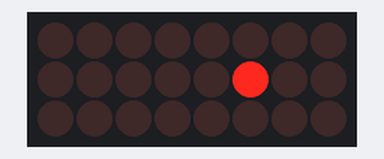
Bench run of a sketch on a simulated Arduino Uno, built with avr-gcc and run on an emulated ATmega328P. Shown: 8×3 LED matrix. Wiring (inferred from the names in the program): LED matrix (orientation assumed): rows pin 12, pin 11, pin 8; columns pin 5, pin 4, pin 3, pin 2, pin 1, pin 0, A5, A4.

Above: at 2.38 s.
At 13.6 s:
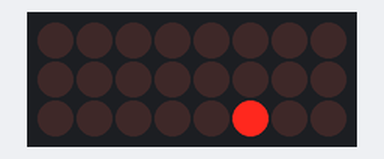
At 22.28 s:
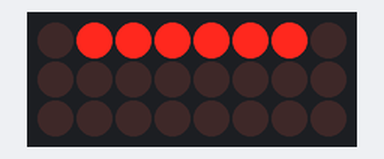
At 22.9 s:
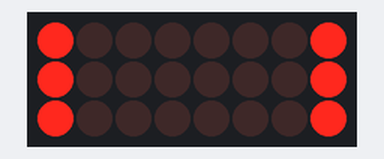
At 24.78 s:
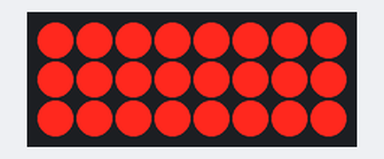
At 39.93 s:
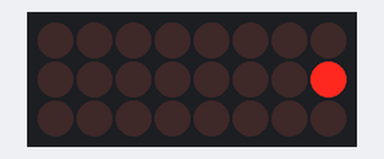

The sketch:

EightByEightFlashing.ino
```cpp
/*
    Multiplexing Assignment

    This program uses 16 pins on the Arduino Uno to light up 64
    LEDs in a specific sequence.
    The pattern is as follows:
    - Spiral inwards
    - Spiral outwards
    - Zigzag down
    - Zigzag up
    - Spiral inwards
    - Travels to the corners and back
    - Spiral outwards
    - Spiral inwards
    - Forms boxes outline outwards
    - Forms filled in boxes inwards
    - Spiral outwards

    Made by: Daniel Roufail

    March 31, 2023

    Version 2 - Efficient
*/


// Declaring Constants, Variables and Arrays
// They are all declared as a byte data type because all the values are in between -128 and 127

// Stores the values of the LED pins

// Stores the pins used for the rows
// This connects to the anode of the LED
// The row pins are digital pins 13, 12, 11, 10, 9, 7, 6
byte rowPinArray[] = {13, 12, 11, 10, 9, 8, 7, 6};

// Stores the pins used for the columns
// This connects to the cathode of the LED
// The column pins are digital pins 5, 4, 2, 1, 0 and analog pins 5 and 4
byte columnPinArray[] = {5, 4, 3, 2, 1, 0, A5, A4};

// Declares the indexes used in the program
// They are not all needed but Tinkercad bugs if certain ones are repeated
byte i;
byte x;
byte y;
byte z;


// Only runs code once
// Sets up the pins
void setup(){

  // Cycles through all the eight rows and columns and sets all the pins as output pins
  // Setting them as output makes it so that the LEDs can receive power
  // If a pin is set as output and is not sending out power it acts as the ground (negative)
  for(i = 0; i < 8; i++){
   		pinMode(rowPinArray[i], OUTPUT);
    	pinMode(columnPinArray[i], OUTPUT);
  }
}

// Runs code infinitely
void loop(){

  	// Calls the subroutine displaySequence
  	// This will make the LEDs light in the set pattern
	displaySequence();
}


// Calls all the sequence subroutines so that the LEDs light in the pattern
void displaySequence(){


  	// This resets all the lights turning them all off
  	lightReset();

  	// This makes the LEDs light up in the spiral pattern inwards then outwards
	spiralIn();
  	spiralOut();

  	// This lights the LEDs in a zigzagging pattern going from the top to bottom then back to the top
  	zigZag();

  	// This lights the LEDs in a spiral inwards
 	spiralIn();

  	// This lights the LEDs to flash towards the corners starting from the center
	towardsCorners();

  	// This lights the LEDs to spiral outwards then inwards
  	spiralOut();
  	spiralIn();

  	// This lights lines up one at a time forming boxes going from small to big then big to small
	expandingBox();

  	// This lights the LEDs to spiral outwards
  	spiralOut();
}


// This subroutine lights a horizantal line at the row specified
// It will turn off the outter lights depending on how many you want to remove
void horizantalLine(byte row, byte remove){

  	for(x = 0 + remove; x < 8 - remove; x++){
      	lightLed(row, x);
  	}
}

// This subroutine lights a vertical line at the column specified
// It will turn off the top and bottom lights depending on how many you want to remove
void verticalLine(byte column, byte remove){

  	for(x = 0 + remove; x < 8 - remove; x++){
      	lightLed(x, column);
  	}
}

// This subroutine runs the pattern required to form the box outline outwards and the filled in box inwards
// It will cycles through half the rows and columns to flash each box in its specific order
void expandingBox(){

    z = 2;
  	for(y = 5; y < 8; y++){
      	verticalLine(z, z);
        verticalLine(y, z);
      	lightReset();
  		horizantalLine(z, z);
  		horizantalLine(y, z);
      	lightReset();
      	z = z - 1;
  	}

  	z = 0;

  	for(y = 7; y > 3; y--){
  		verticalLine(z, z);
  		verticalLine(y, z);
      	horizantalLine(z, z);
  		horizantalLine(y, z);
      	lightReset();
      	z = z + 1;
  	}
}

// This subroutine sets the pattern to flash the LEDs going from the center to the corners and back
// Cycles through half the columns and rows to locate the specific LEDs required for the sequence
void towardsCorners(){

  	z = 1;
  	for(y = 4; y < 8; y++){
      	lightLed(y, y - z);
      	lightLed(y - z, y);
      	lightReset();
      	z = z + 2;
  	}

  	z = 8;
  	for(y = 8; y > 3; y--){
      	lightLed(y - 1, y - z);
     	lightLed(y - z, y - 1);
      	lightReset();
      	z = z - 2;
  	}
}

// This subroutine sets the pattern for lighting the LEDs in a zigzag down then back up
// It cycles through all the rows to determine which row is to be flashed in the specified order
void zigZag(){

  	for(y = 0; y < 7; y++){
      	lightHorizantalFwd(y, 0);
      	lightHorizantalBack(y + 1, 0);
      	y = y + 1;
    }

  	for(y = 8; y > 0; y--){
      	lightHorizantalFwd(y - 1, 0);
  	 	lightHorizantalBack(y - 2, 0);
      	y = y - 1;
  	}
}

// This subroutine sets the pattern for lighting the spiral inwards
void spiralIn(){

    // Cycles through all the LEDs to spiral inwards
    for(y = 0; y <= 3; y++){

      	// Flashes the LEDs one by one in linest to spiral inwards
      	// The sequence for the spiral inwards is left to right, top to bottom, right to left and bottom to top
      	lightHorizantalFwd(y, y);
        lightVerticalDwn(7 - y, y, 0);
        lightHorizantalBack(7 - y, y);
        lightVerticalUp(y, y);
    }
}

// This subroutine sets the pattern for lighting the spiral outwards
void spiralOut(){

    // Cycles through all the LEDs to spiral inwards
    for(y = 4; y > 0; y--){

      	// Flashes the LEDs one by one in lines to spiral outwards
      	// The sequence for the spiral outwards is top to bottom, left to right, bottom to top, right to left
      	lightVerticalDwn(y - 1, y - 1, 1);
        lightHorizantalFwd(8 - y, y - 1);
        lightVerticalUp(8 - y, y - 1);
        lightHorizantalBack(y - 1, y - 1);
    }
}

// This subroutine makes the LEDs flash one by one in a horizantal line from left to right
void lightHorizantalFwd(byte row, byte remove){

  	for(x = 0 + remove; x < 8 - remove; x++){
    	for(i = 0; i < 8; i++){
          	lightLed(i + row, x);
          	lightReset();
    	}
  	}
}

// This subroutine makes the LEDs flash one by one in a vertical line from top to bottom
void lightVerticalDwn(byte column, byte remove, byte reverse){

  	for(x = 0 + remove + reverse; x < 8 - remove; x++){
      	for(i = 0; i < 8; i++){
          	lightLed(x, i + column);
          	lightReset();
    	}
  	}
}

// This subroutine makes the LEDs flash one by one in a horizantal line from right to left
void lightHorizantalBack(byte row, byte remove){

  	for(x = 8 - remove; x > 0 + remove; x--){
      	for(i = 0; i < 8; i++){
          	lightLed(i + row, x - 1);
      		lightReset();
    	}
  	}
}

// This subroutine makes the LEDs flash one by one in a vertical line from bottom to top
void lightVerticalUp(byte column, byte remove){

  	for(x = 8 - remove; x > 1 + remove; x--){
      	for(i = 0; i < 8; i++){
          	lightLed(x - 1, i + column);
      		lightReset();
    	}
  	}
}

// This subroutine resets all the LEDs and turns them off
void lightReset(){

  for(i = 0; i < 8; i++){
    digitalWrite(rowPinArray[i], LOW);
    digitalWrite(columnPinArray[i], HIGH);
  }
}

// This subroutine lights a single LED at the specified row and column
void lightLed(byte row, byte column){

  	digitalWrite(rowPinArray[row], HIGH);
  	digitalWrite(columnPinArray[column], LOW);
  	delay(40);
}
```

Measured:
- what the display in image 4 shows lasts 0.4 s, from 24.6 s to 25.0 s
